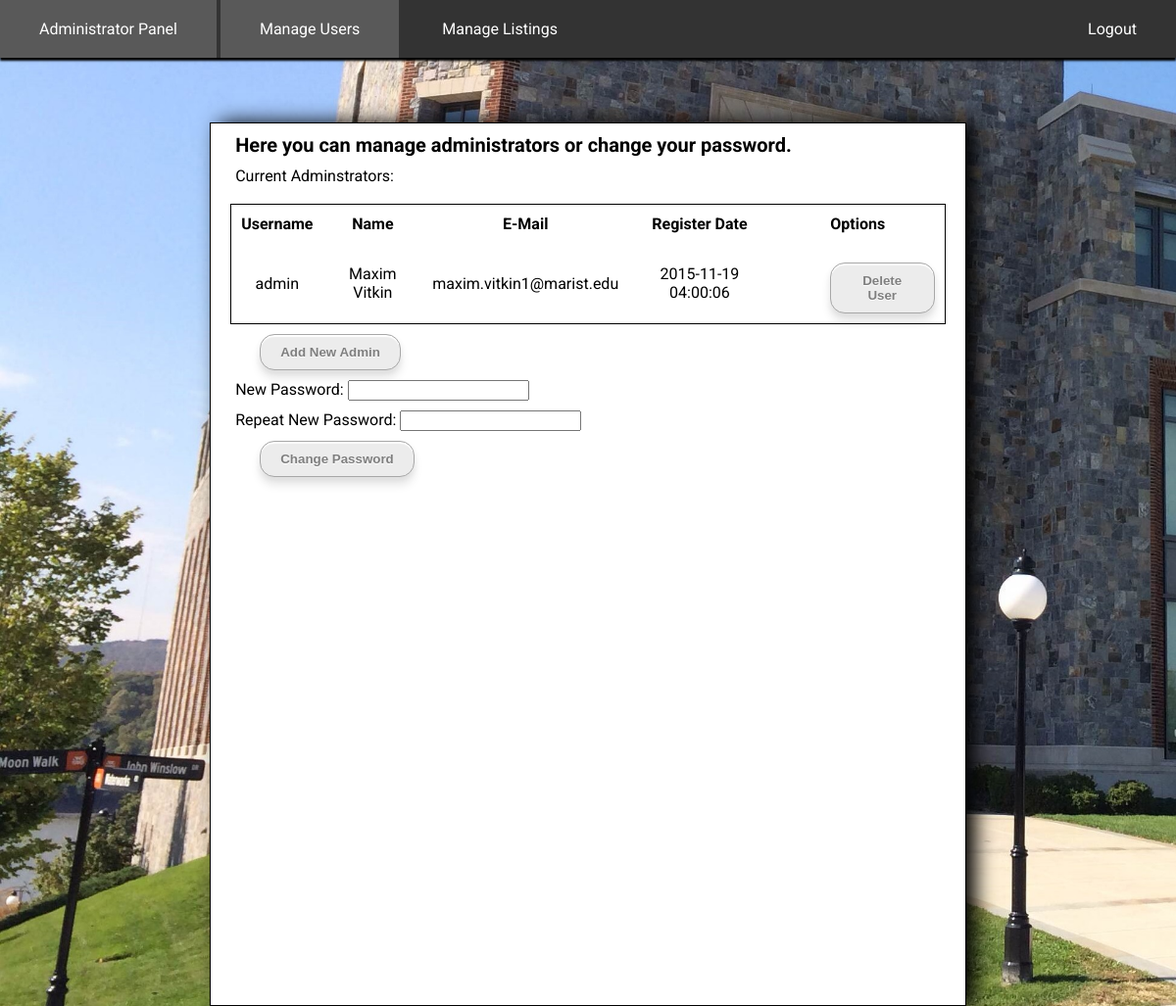
The page /manage_users.php (signed in) on the database its author committed.
### tables this page shows
CREATE TABLE IF NOT EXISTS users(
user_id INT UNSIGNED NOT NULL AUTO_INCREMENT,
username VARCHAR(40) UNIQUE NOT NULL,
first_name VARCHAR(20) NOT NULL,
last_name VARCHAR(40) NOT NULL,
email VARCHAR(60) NOT NULL,
pass CHAR(40) NOT NULL,
reg_date DATETIME NOT NULL,
PRIMARY KEY(user_id),
UNIQUE(email)
);

### includes/admin_tools.php (the view, shortened to what this page needs)
<?php
function show_users($dbc) {
    $query = 'SELECT user_id, username, first_name, last_name, email, reg_date FROM users ORDER BY reg_date DESC';
    $results = mysqli_query($dbc , $query);
    if( $results )
    {
        echo '<p> Current Adminstrators: </p>';
        echo '<br>';
        echo '<TABLE class="users">';
        echo '<TR>';
        echo '<TH>Username</TH>';
        echo '<TH>Name</TH>';
        echo '<TH>E-Mail</TH>';
        echo '<TH>Register Date</TH>';
        echo '<TH>Options</TH>';
        echo '</TR>';
        $num = 0;
        while ( $row = mysqli_fetch_array( $results , MYSQLI_ASSOC ) )
        {
            echo '<TR>' ;
            echo '<TD>' . $row['username'] . '</TD>';
            echo '<TD>' . $row['first_name'] . ' ' . $row['last_name'] . '</TD>' ;
            echo '<TD>' . $row['email'] . '</TD>' ;
            echo '<TD>' . $row['reg_date'] . '</TD>' ;
            echo '<TD>' . '<button onclick="return confirm(\'Are you sure you wish to delete this admin?\')" type="submit" name="delete' . $num . '">Delete User</button>' . '</TD>' ;
            echo '</TR>';
            $num++;
        }
        echo '</TABLE>';
    }
}
?>

### templates/sharedStyle.css (style rules this page uses)
html { height: 100%; background-image: url("../images/hancock2-2.jpg"); background-size: cover; background-repeat: no-repeat; background-attachment: fixed; position: relative; font-family: 'Roboto', sans-serif; }
body { height: 100%; }
#mainForm h1, p, h3 { padding-top: 10px; padding-left: 25px; margin-top: 0px; margin-bottom: 0px; }
#mainForm table { margin-left: 20px; margin-right: 20px; display: block; }
#mainForm table, th, td { border-collapse: collapse; border: 1px solid; }
#mainForm #admin_login table, th, td { border-collapse: collapse; border: 0px solid; }
#mainForm th, td { padding: 10px; }
button { background: #ECECEC; border-radius: 15px; padding: 10px 20px; display: inline-block; font-family: arial; font-weight: bold; color:#7f7f7f; text-decoration: none; text-shadow:0px 1px 0px #fff; border:1px solid #a7a7a7; width: initial; outline: none; margin:0px auto; margin-top:10px; margin-left: 50px; box-shadow: 0px 2px 1px white inset, 0px -2px 8px white, 0px 2px 5px rgba(0, 0, 0, 0.1), 0px 8px 10px rgba(0, 0, 0, 0.1); -webkit-transition:box-shadow 0.5s; }

### rows shown on the page
users: username "admin", first_name "Maxim", last_name "Vitkin", email "maxim.vitkin1@marist.edu", reg_date "2015-11-19 04:00:06"
